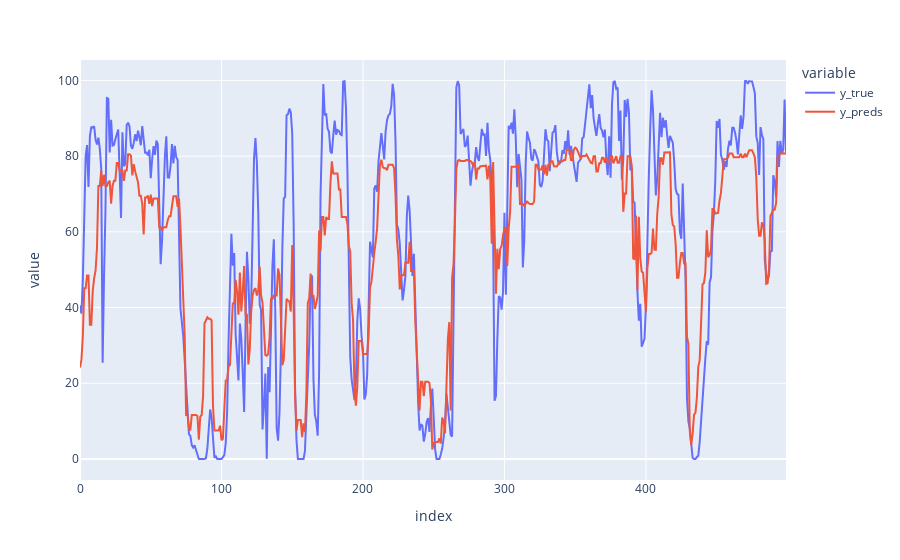

Notebook cell for this chart:
### Markdown cell above
### Plot predictions

### Code cell
import plotly.express as px

df = pd.DataFrame({"y_true": y_true, "y_preds": y_preds}).head(500)
fig = px.line(df, y=["y_true", "y_preds"], title="")
fig.show()

### Figure 1 — Plotly figure (JSON) as saved in the notebook; plotly's stock layout.template omitted (floating-point values rounded to 4 significant figures; data arrays with more than 128 entries replaced by an {"elided": "..."} marker saying what was removed)
{"data": [{"hovertemplate": "variable=y_true<br>index=%{x}<br>value=%{y}<extra></extra>", "legendgroup": "y_true", "line": {"color": "#636efa", "dash": "solid"}, "marker": {"symbol": "circle"}, "mode": "lines", "name": "y_true", "orientation": "v", "showlegend": true, "type": "scatter", "x": {"elided": "500 int values"}, "xaxis": "x", "y": {"elided": "500 float values"}, "yaxis": "y"}, {"hovertemplate": "variable=y_preds<br>index=%{x}<br>value=%{y}<extra></extra>", "legendgroup": "y_preds", "line": {"color": "#EF553B", "dash": "solid"}, "marker": {"symbol": "circle"}, "mode": "lines", "name": "y_preds", "orientation": "v", "showlegend": true, "type": "scatter", "x": {"elided": "500 int values"}, "xaxis": "x", "y": {"elided": "500 float values"}, "yaxis": "y"}], "layout": {"legend": {"title": {"text": "variable"}, "tracegroupgap": 0}, "margin": {"t": 60}, "xaxis": {"anchor": "y", "domain": [0, 1], "title": {"text": "index"}}, "yaxis": {"anchor": "x", "domain": [0, 1], "title": {"text": "value"}}}}
